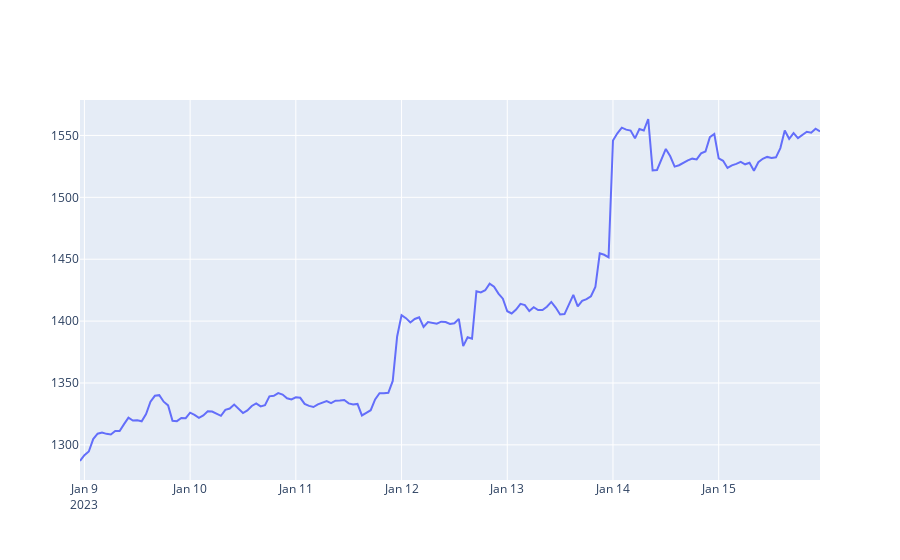
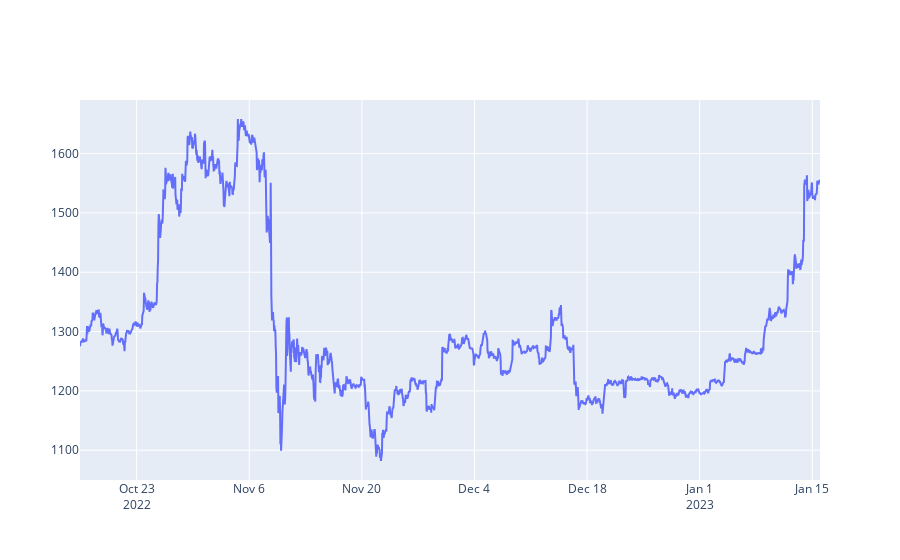

Notebook source saved alongside these figures, in order:
### Code cell
from plotly.offline import init_notebook_mode, iplot
init_notebook_mode(connected=True)

def getLine(df_input):
    x = df_input.index
    y = df_input.values
    fig = go.Figure(data=go.Scatter(x = x, y = y))
    fig.show()
    
#------------------------------------------------

#( getLine(getRates('ETH-USD',  '1d',  '1h')) )
( getLine(getRates('ETH-USD',  '1wk',  '1h')) )
( getLine(getRates('ETH-USD',  '3mo',  '1h')) )
#( getLine(getRates('ETH-USD',  '3y',  '1d')) )

### Figure 1 — Plotly figure (JSON) as saved in the notebook; plotly's stock layout.template omitted (floating-point values rounded to 4 significant figures; data arrays with more than 128 entries replaced by an {"elided": "..."} marker saying what was removed)
{"data": [{"x": {"elided": "169 str values"}, "y": {"elided": "169 float values"}, "type": "scatter"}], "layout": {"xaxis": {"type": "date", "range": ["2023-01-08 23:00", "2023-01-15 23:00"], "autorange": true}, "yaxis": {"type": "linear", "range": [1272.0, 1579.0], "autorange": true}, "autosize": true}}

### Figure 2 — Plotly figure (JSON) as saved in the notebook; plotly's stock layout.template omitted (floating-point values rounded to 4 significant figures; data arrays with more than 128 entries replaced by an {"elided": "..."} marker saying what was removed)
{"data": [{"x": {"elided": "2207 str values"}, "y": {"elided": "2207 float values"}, "type": "scatter"}], "layout": {"xaxis": {"type": "date", "range": ["2022-10-15 23:00", "2023-01-15 23:00"], "autorange": true}, "yaxis": {"type": "linear", "range": [1050.0, 1690.0], "autorange": true}, "autosize": true}}
